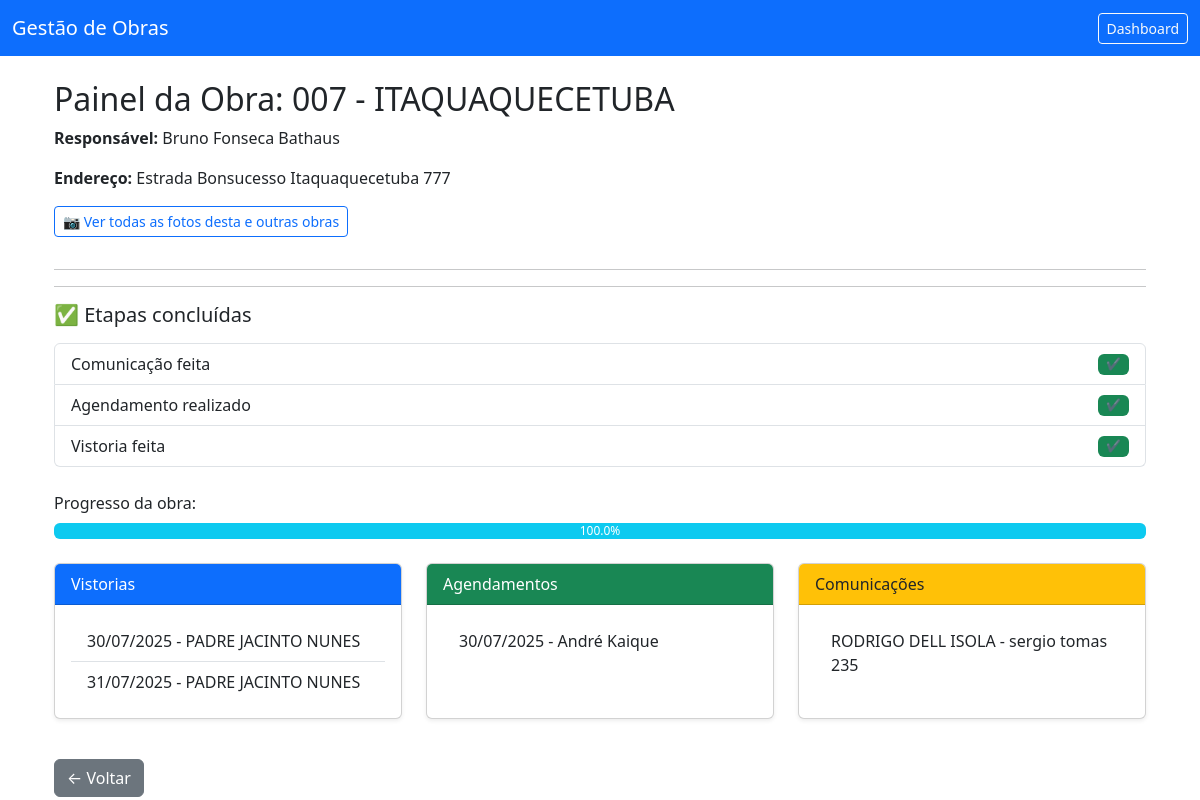
/obras/1/painel, run on an earlier commit of the app's database.
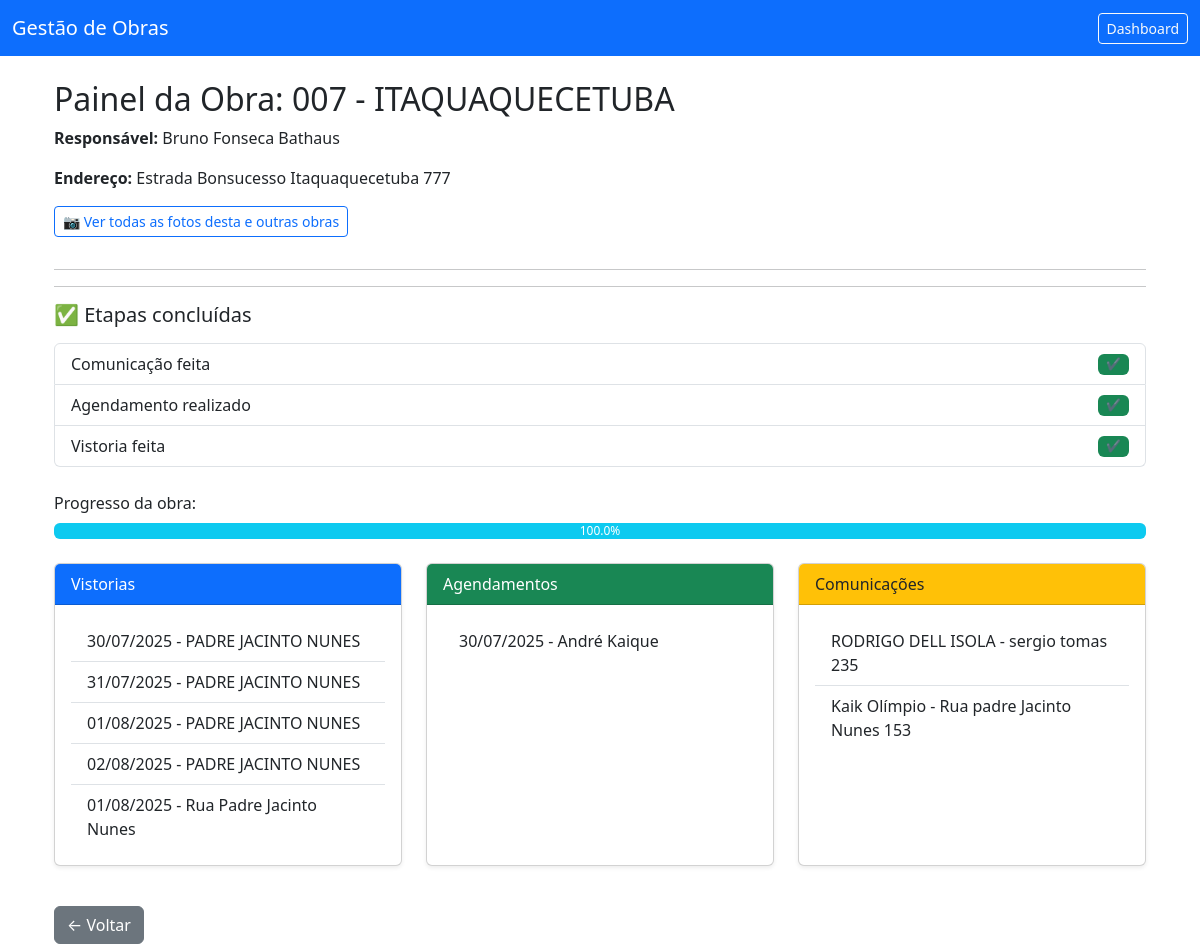
And on a later commit of the database.
### models.py (models this page shows)
class VistoriaImovel(db.Model):
    id = db.Column(db.Integer, primary_key=True)
    data_1 = db.Column(db.Date)        # ALTERADO
    hora_1 = db.Column(db.Time)        # ALTERADO
    data_2 = db.Column(db.Date)        # ALTERADO
    hora_2 = db.Column(db.Time)        # ALTERADO
    data_3 = db.Column(db.Date)        # ALTERADO
    hora_3 = db.Column(db.Time)        # ALTERADO
    nome_responsavel = db.Column(db.String(100))
    cpf_responsavel = db.Column(db.String(50))
    tipo_vinculo = db.Column(db.String(30))
    municipio = db.Column(db.String(100))
    bairro = db.Column(db.String(100))
    rua = db.Column(db.String(100))
    numero = db.Column(db.String(20))
    complemento = db.Column(db.String(100))
    celular = db.Column(db.String(20))
    tipo_imovel = db.Column(db.String(50))
    soleira = db.Column(db.String(50))
    calcada = db.Column(db.String(100))
    observacoes = db.Column(db.Text)
    fotos = db.relationship("FotoVistoria", back_populates="vistoria", cascade="all, delete-orphan")
    obra_id = db.Column(db.Integer, db.ForeignKey('obra.id', name='fk_vistoria_obra'))
    obra = db.relationship("Obra", backref="vistorias")

class AgendamentoVistoria(db.Model):
    id = db.Column(db.Integer, primary_key=True)
    nome_morador = db.Column(db.String(100), nullable=False)
    celular = db.Column(db.String(20), nullable=False)
    endereco = db.Column(db.String(255), nullable=False)
    bairro = db.Column(db.String(100), nullable=False)
    cidade = db.Column(db.String(100), nullable=False)
    data_agendada = db.Column(db.Date, nullable=False)
    hora_agendada = db.Column(db.Time, nullable=False)
    observacoes = db.Column(db.Text)
    criado_em = db.Column(db.DateTime, default=datetime.utcnow)
    obra_id = db.Column(db.Integer, db.ForeignKey('obra.id', name='fk_agendamento_obra'))
    obra = db.relationship("Obra", backref="agendamentos")

class ComunicacaoObra(db.Model):
    id = db.Column(db.Integer, primary_key=True)
    nome = db.Column(db.String(100), nullable=False)
    cpf = db.Column(db.String(20))
    endereco = db.Column(db.String(255))
    telefone = db.Column(db.String(50))
    comunicado = db.Column(db.String(20))
    economia = db.Column(db.String(50))
    assinatura = db.Column(db.String(100))
    tipo_imovel = db.Column(db.String(200))
    data_envio = db.Column(db.DateTime, default=datetime.utcnow)
    obra_id = db.Column(db.Integer, db.ForeignKey('obra.id', name='fk_comunicacao_obra'))
    obra = db.relationship("Obra", backref="comunicacoes")

### app.py (the view)
@app.route("/obras/<int:id>/painel")
def painel_obra(id):
    obra = Obra.query.get_or_404(id)
    vistorias = VistoriaImovel.query.filter_by(obra_id=id).all()
    agendamentos = AgendamentoVistoria.query.filter_by(obra_id=id).all()
    comunicacoes = ComunicacaoObra.query.filter_by(obra_id=id).all()
    return render_template("obras/painel_obra.html",
                           obra=obra,
                           vistorias=vistorias,
                           agendamentos=agendamentos,
                           comunicacoes=comunicacoes)

### templates/obras/painel_obra.html
{% extends "obras/base.html" %}
{% block content %}
<div class="container mt-4">
  <h2>Painel da Obra: {{ obra.nome }}</h2>
  <p><strong>Responsável:</strong> {{ obra.responsavel }}</p>
  <p><strong>Endereço:</strong> {{ obra.endereco }}</p>
<a href="{{ url_for('admin_fotos') }}" class="btn btn-outline-primary btn-sm mb-3">
  📷 Ver todas as fotos desta e outras obras
</a>
<hr />
  <hr />
  <h5 class="mb-3">✅ Etapas concluídas</h5>
  <ul class="list-group mb-4">
    <li class="list-group-item d-flex justify-content-between align-items-center">
      Comunicação feita
      <span class="badge bg-{{ comunicacoes|length > 0 and 'success' or 'secondary' }}">
        {{ '✔️' if comunicacoes|length > 0 else '❌' }}
      </span>
    </li>
    <li class="list-group-item d-flex justify-content-between align-items-center">
      Agendamento realizado
      <span class="badge bg-{{ agendamentos|length > 0 and 'success' or 'secondary' }}">
        {{ '✔️' if agendamentos|length > 0 else '❌' }}
      </span>
    </li>
    <li class="list-group-item d-flex justify-content-between align-items-center">
      Vistoria feita
      <span class="badge bg-{{ vistorias|length > 0 and 'success' or 'secondary' }}">
        {{ '✔️' if vistorias|length > 0 else '❌' }}
      </span>
    </li>
  </ul>
  {% set etapas_concluidas = (comunicacoes|length > 0)|int + (agendamentos|length > 0)|int + (vistorias|length > 0)|int %}
  {% set progresso = (etapas_concluidas / 3) * 100 %}
  <div class="mb-4">
    <label class="form-label">Progresso da obra:</label>
    <div class="progress">
      <div class="progress-bar bg-info" role="progressbar" style="width: {{ progresso }}%">
        {{ progresso|round(0) }}%
      </div>
    </div>
  </div>
  <div class="row">
    <div class="col-md-4 col-12 mb-4">
      <div class="card h-100 shadow-sm">
        <div class="card-header bg-primary text-white">Vistorias</div>
        <div class="card-body">
          {% if vistorias %}
            <ul class="list-group list-group-flush">
              {% for vistoria in vistorias %}
              <li class="list-group-item">
                {{ vistoria.data_1.strftime('%d/%m/%Y') if vistoria.data_1 else "Data não informada" }} - {{ vistoria.rua }}
              </li>
              {% endfor %}
            </ul>
          {% else %}
            <p>Nenhuma vistoria registrada.</p>
          {% endif %}
        </div>
      </div>
    </div>
    <div class="col-md-4 col-12 mb-4">
      <div class="card h-100 shadow-sm">
        <div class="card-header bg-success text-white">Agendamentos</div>
        <div class="card-body">
          {% if agendamentos %}
            <ul class="list-group list-group-flush">
              {% for ag in agendamentos %}
              <li class="list-group-item">
                {{ ag.data_agendada.strftime('%d/%m/%Y') }} - {{ ag.nome_morador }}
              </li>
              {% endfor %}
            </ul>
          {% else %}
            <p>Nenhum agendamento registrado.</p>
          {% endif %}
        </div>
      </div>
    </div>
    <div class="col-md-4 col-12 mb-4">
      <div class="card h-100 shadow-sm">
        <div class="card-header bg-warning text-dark">Comunicações</div>
        <div class="card-body">
          {% if comunicacoes %}
            <ul class="list-group list-group-flush">
              {% for c in comunicacoes %}
              <li class="list-group-item">{{ c.nome }} - {{ c.endereco }}</li>
              {% endfor %}
            </ul>
          {% else %}
            <p>Sem comunicações registradas.</p>
          {% endif %}
        </div>
      </div>
    </div>
  </div>
  <a href="{{ url_for('obras') }}" class="btn btn-secondary mt-3">← Voltar</a>
</div>
{% endblock %}

What changed in the data, as far as the page shows it:
added VistoriaImovel: data_1 "01/08/2025", rua "PADRE JACINTO NUNES"
added VistoriaImovel: data_1 "02/08/2025", rua "PADRE JACINTO NUNES"
added VistoriaImovel: data_1 "01/08/2025", rua "Rua Padre Jacinto Nunes"
added ComunicacaoObra: nome "Kaik Olímpio", endereco "Rua padre Jacinto Nunes 153"
